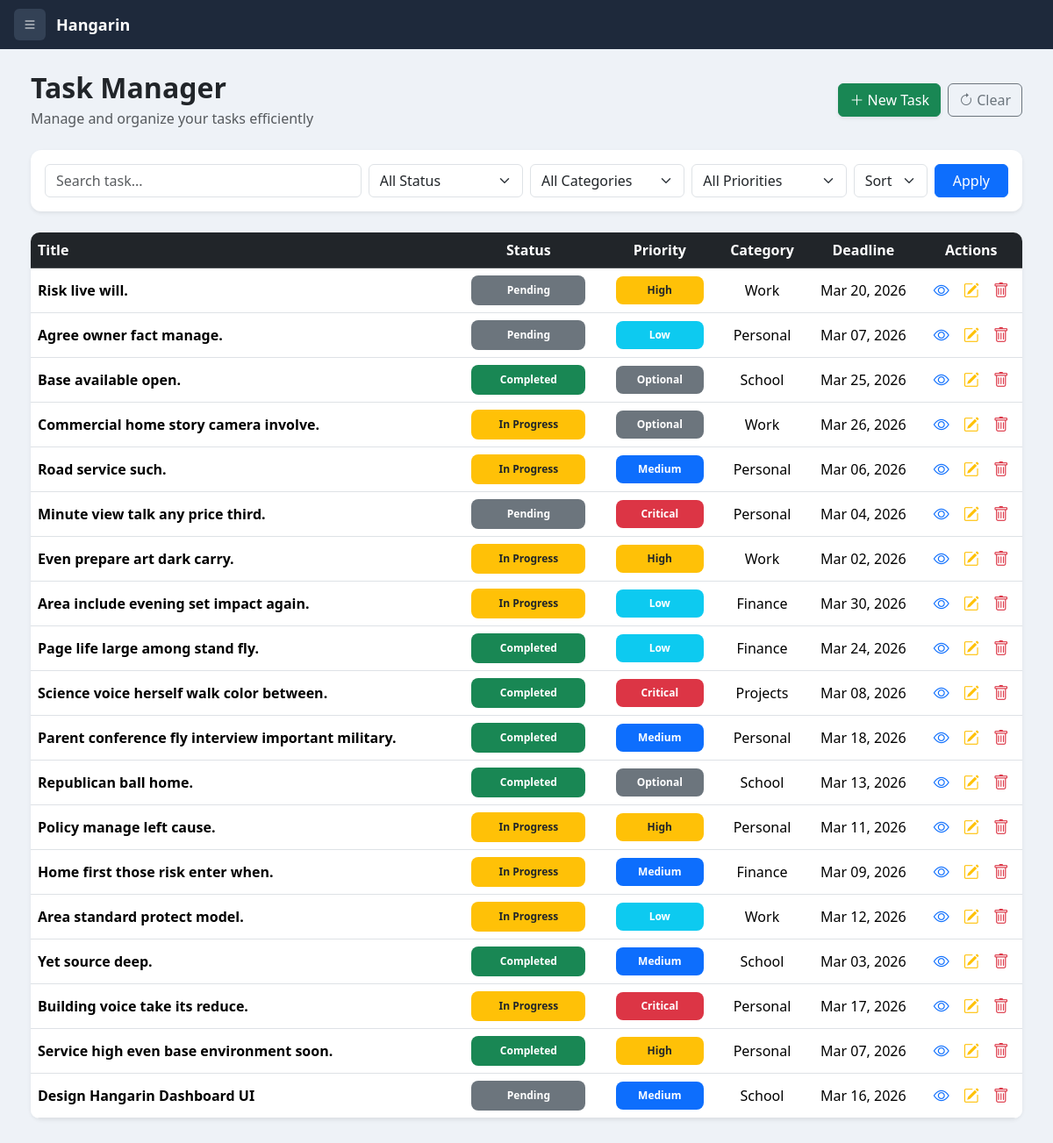
/tasks/, run on an earlier commit of the app's database.
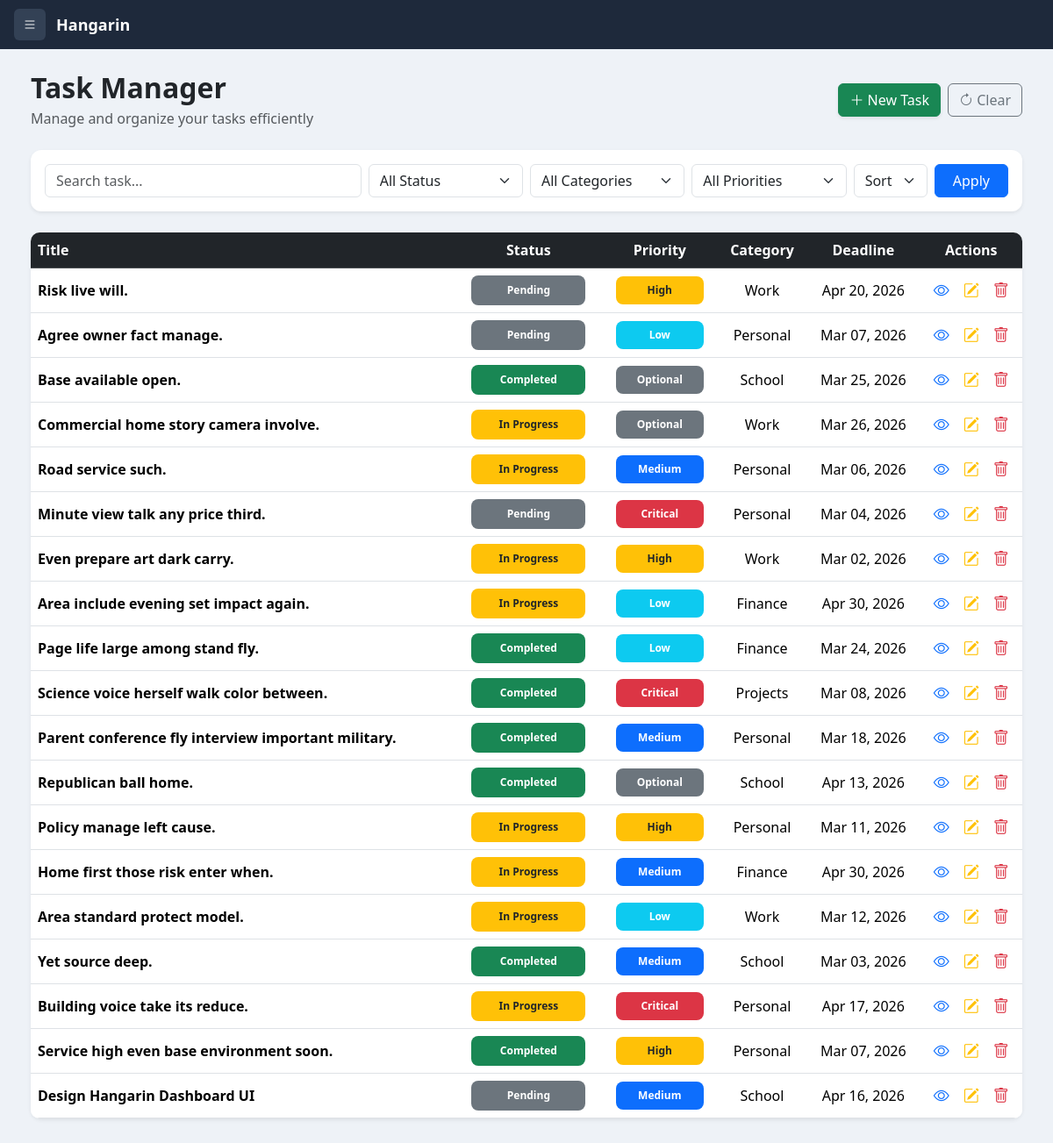
And on a later commit of the database.
### planner/models.py (models this page shows, shortened)
class BaseModel(models.Model):
    created_at = models.DateTimeField(auto_now_add=True)
    updated_at = models.DateTimeField(auto_now=True)
    class Meta:
        abstract = True

class Task(BaseModel):
    STATUS_CHOICES = [
        ("Pending", "Pending"),
        ("In Progress", "In Progress"),
        ("Completed", "Completed"),
    ]
    title = models.CharField(max_length=255)
    description = models.TextField()
    deadline = models.DateTimeField()
    status = models.CharField(
        max_length=50,
        choices=STATUS_CHOICES,
        default="Pending"
    )
    category = models.ForeignKey(Category, on_delete=models.CASCADE)
    priority = models.ForeignKey(Priority, on_delete=models.CASCADE)

class Priority(models.Model):
    name = models.CharField(max_length=100)
    class Meta:
        verbose_name = "Priority"
        verbose_name_plural = "Priorities"

class Category(models.Model):
    name = models.CharField(max_length=100)
    class Meta:
        verbose_name = "Category"
        verbose_name_plural = "Categories"
    def __str__(self):
        return self.name

### planner/views.py (the view)
# urls.py: path('tasks/', task_list, name='task_list'),
def task_list(request):
    tasks = Task.objects.all()
    search = request.GET.get("search", "")
    status = request.GET.get("status", "")
    category = request.GET.get("category", "")
    priority = request.GET.get("priority", "")
    sort = request.GET.get("sort", "")
    if search:
        tasks = tasks.filter(title__icontains=search)
    if status:
        tasks = tasks.filter(status=status)
    if category:
        tasks = tasks.filter(category_id=category)
    if priority:
        tasks = tasks.filter(priority_id=priority)
    if sort:
        tasks = tasks.order_by(sort)
    context = {
        "tasks": tasks,
        "categories": Category.objects.all(),
        "priorities": Priority.objects.all(),
        "search": search,
        "status": status,
        "category": category,
        "priority": priority,
        "sort": sort,
    }
    return render(request, "task_list.html", context)

### templates/task_list.html (shortened to what this page needs)
{% extends 'base.html' %}
{% block content %}
<div class="d-flex justify-content-between align-items-center mb-4 flex-wrap gap-2">
<div>
<h2 class="fw-semibold mb-1">Task Manager</h2>
<p class="text-muted mb-0">Manage and organize your tasks efficiently</p>
</div>
<div class="d-flex gap-2">
<a href="{% url 'task_create' %}" class="btn btn-success shadow-sm">
<i class="bi bi-plus-lg"></i> New Task
</a>
<a href="{% url 'task_list' %}" class="btn btn-outline-secondary">
<i class="bi bi-arrow-clockwise"></i> Clear
</a>
</div>
</div>
<div class="card shadow-sm mb-4">
<div class="card-body">
<form method="GET" id="filterForm">
<div class="row g-2">
<div class="col-12 col-sm-6 col-md-4">
<input type="text" name="search" value="{{ search }}" class="form-control" placeholder="Search task...">
</div>
<div class="col-6 col-sm-4 col-md-2">
<select name="status" class="form-select">
<option value="">All Status</option>
</select>
</div>
<div class="col-6 col-sm-4 col-md-2">
<select name="category" class="form-select">
<option value="">All Categories</option>
</select>
</div>
<div class="col-6 col-sm-4 col-md-2">
<select name="priority" class="form-select">
<option value="">All Priorities</option>
</select>
</div>
<div class="col-6 col-sm-4 col-md-1">
<select name="sort" class="form-select">
<option value="">Sort</option>
</select>
</div>
<div class="col-6 col-sm-4 col-md-1">
<button class="btn btn-primary w-100">
<span class="d-none d-md-inline">Apply</span>
</button>
</div>
</div>
</form>
</div>
</div>
<div class="card shadow-sm">
<div class="card-body p-0">
<div class="table-responsive">
<table class="table table-hover align-middle mb-0">
<thead class="table-dark">
<tr>
<th>Title</th>
<th class="text-center">Status</th>
<th class="text-center">Priority</th>
<th class="text-center d-none d-md-table-cell">Category</th>
<th class="text-center d-none d-sm-table-cell">Deadline</th>
<th class="text-center">Actions</th>
</tr>
</thead>
<tbody>
{% for task in tasks %}
<tr>
<td class="fw-semibold">{{ task.title }}</td>
<td class="text-center">
<span class="badge status-badge
{% if task.status == 'Pending' %}bg-secondary
{% elif task.status == 'In Progress' %}bg-warning text-dark
{% elif task.status == 'Completed' %}bg-success
{% endif %}">
{{ task.status }}
</span>
</td>
<td class="text-center">
<span class="badge priority-badge
{% if task.priority.name == 'High' %}bg-warning text-dark
{% elif task.priority.name == 'Low' %}bg-info
{% elif task.priority.name == 'Medium' %}bg-primary
{% elif task.priority.name == 'Critical' %}bg-danger
{% else %}bg-secondary
{% endif %}">
{{ task.priority.name }}
</span>
</td>
<td class="text-center d-none d-md-table-cell">{{ task.category }}</td>
<td class="text-center deadline-cell d-none d-sm-table-cell">
{{ task.deadline|date:"M d, Y" }}
</td>
<td class="text-center action-icons">
<div class="d-flex justify-content-center align-items-center gap-3">
<a href="{% url 'task_view' task.id %}" class="text-primary"><i class="bi bi-eye"></i></a>
<a href="{% url 'task_update' task.id %}" class="text-warning"><i class="bi bi-pencil-square"></i></a>
<a href="{% url 'task_delete' task.id %}" class="text-danger" onclick="return confirm('Delete this task?');"><i class="bi bi-trash"></i></a>
</div>
</td>
</tr>
{% empty %}
<tr>
<td colspan="6" class="text-center p-4 text-muted">No tasks found.</td>
</tr>
{% endfor %}
</tbody>
</table>
</div>
</div>
</div>
{% endblock %}

### templates/base.html (shortened to what this page needs)
{% load static %}
{% load pwa %}
<!DOCTYPE html>
<html>
<head>
<link href="https://cdn.jsdelivr.net/npm/bootstrap@5.3.2/dist/css/bootstrap.min.css" rel="stylesheet">
<link rel="stylesheet" href="https://cdn.jsdelivr.net/npm/bootstrap-icons@1.11.3/font/bootstrap-icons.css">
</head>
<body>
<nav class="topbar">
    <button onclick="toggleSidebar()" class="topbar-toggle" title="Toggle sidebar">
        <i class="bi bi-list"></i>
    </button>
    <span class="topbar-brand">Hangarin</span>
</nav>
<div class="main full" id="mainContent">
    {% block content %}
    {% endblock %}
</div>
</body>
</html>

### templates/base.html (style rules this page uses)
* { box-sizing:border-box; }
body { background:#eef2f7; font-family:'Segoe UI', Tahoma, Geneva, Verdana, sans-serif; margin:0; padding:0; }
.topbar { position:fixed; top:0; left:0; right:0; height:56px; background:#1e293b; display:flex; align-items:center; padding:0 16px; z-index:1100; gap:12px; }
.topbar-brand { color:white; font-weight:700; font-size:18px; flex:1; white-space:nowrap; }
.topbar-toggle { border:none; background:#334155; color:white; padding:6px 10px; border-radius:6px; cursor:pointer; flex-shrink:0; }
.main { margin-top:56px; margin-left:230px; padding:25px 35px 35px 35px; transition:margin-left 0.3s ease; min-height:calc(100vh - 56px); }
.main.full { margin-left:0; }
.table { background:white; border-radius:10px; overflow:hidden; }
.card { border:none; border-radius:12px; }
.status-badge { display:inline-flex; justify-content:center; align-items:center; width:130px; height:34px; font-weight:600; border-radius:8px; }
.priority-badge { display:inline-flex; justify-content:center; align-items:center; width:100px; height:32px; font-weight:600; border-radius:8px; }
.deadline-cell { white-space:nowrap; }
.table td { vertical-align:middle; }
.action-icons i { font-size:18px; }
.action-icons a { text-decoration:none; }

What changed in the data, as far as the page shows it:
changed Task "Risk live will.": deadline "Mar 20, 2026" → "Apr 20, 2026"
changed Task "Area include evening set impact again.": deadline "Mar 30, 2026" → "Apr 30, 2026"
changed Task "Republican ball home.": deadline "Mar 13, 2026" → "Apr 13, 2026"
changed Task "Home first those risk enter when.": deadline "Mar 09, 2026" → "Apr 30, 2026"
changed Task "Building voice take its reduce.": deadline "Mar 17, 2026" → "Apr 17, 2026"
changed Task "Design Hangarin Dashboard UI": deadline "Mar 16, 2026" → "Apr 16, 2026"
